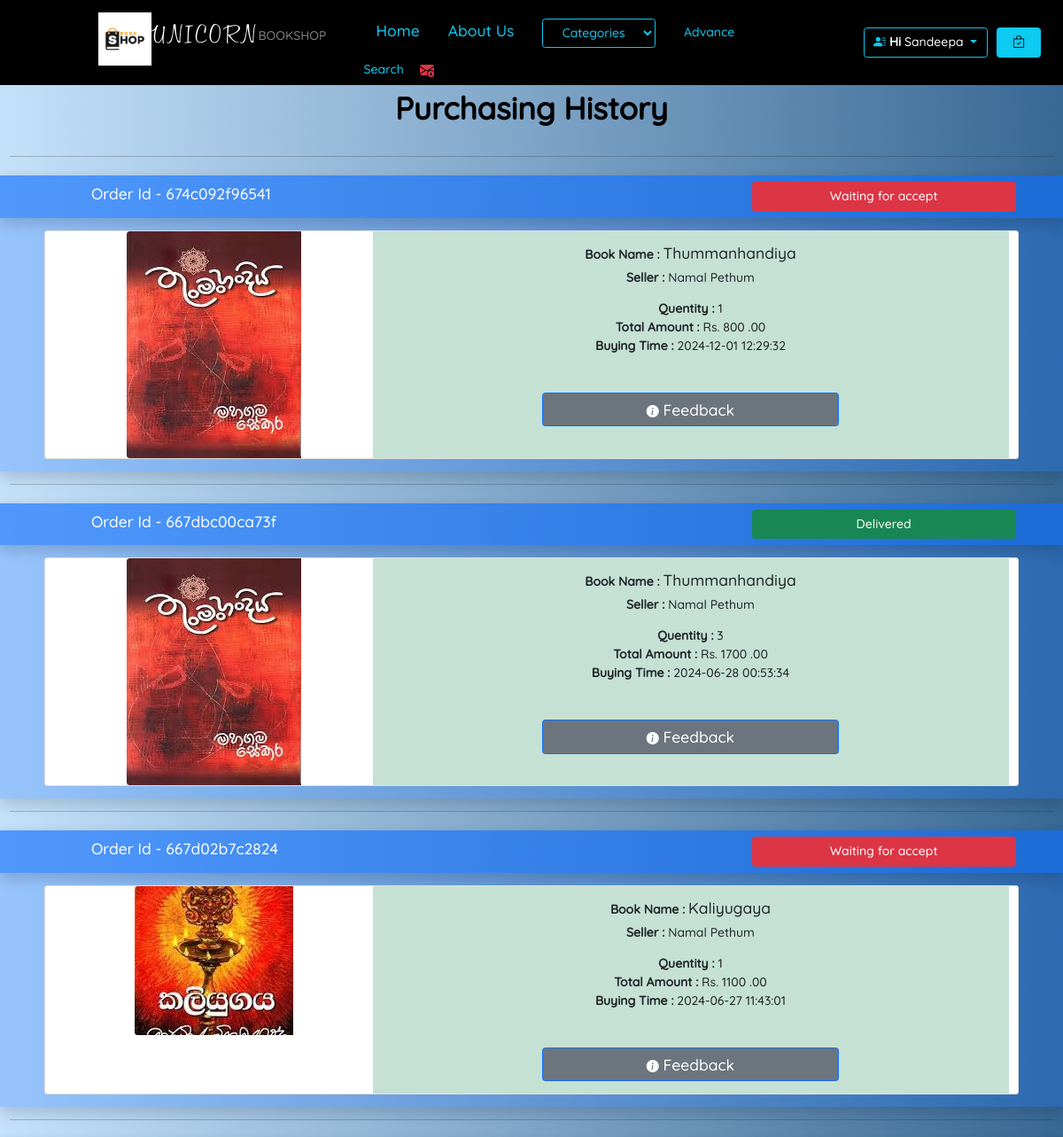
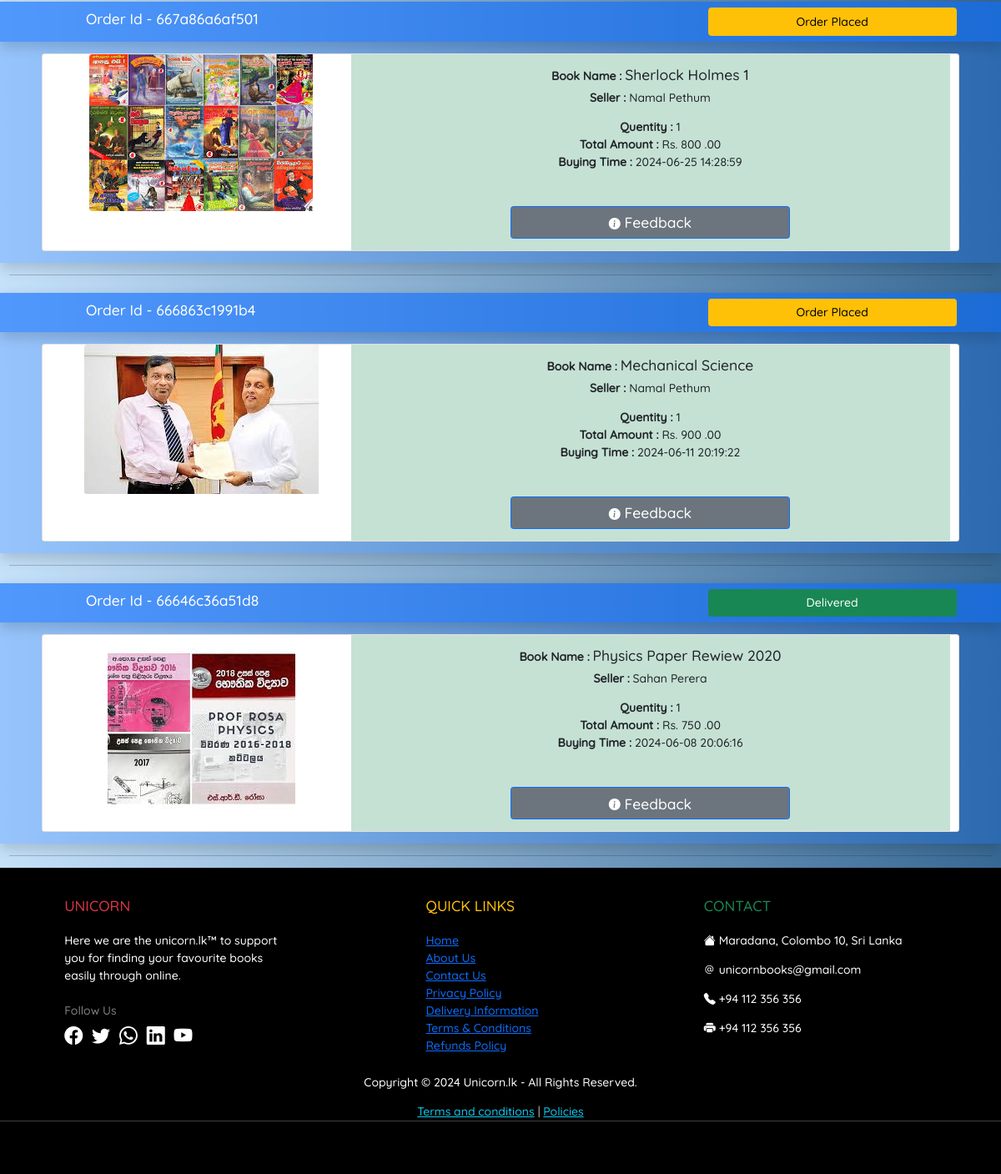
Screenshot of /bookshop/purchasingHistory.php (signed in) with the database file from the repository (2 pictures, top to bottom).
### tables this page shows
CREATE TABLE IF NOT EXISTS `product` (
  `id` int NOT NULL AUTO_INCREMENT,
  `price` double DEFAULT NULL,
  `qty` int DEFAULT NULL,
  `description` text,
  `title` varchar(100) DEFAULT NULL,
  `datetime_added` datetime DEFAULT NULL,
  `delivery_fee_colombo` double DEFAULT NULL,
  `delivery_fee_other` double DEFAULT NULL,
  `category_cat_id` int NOT NULL,
  `author_has_publisher_id` int NOT NULL,
  `status_status_id` int NOT NULL,
  `admin_email` varchar(100) NOT NULL,
  PRIMARY KEY (`id`),
  KEY `fk_product_category1_idx` (`category_cat_id`),
  KEY `fk_product_model_has_brand1_idx` (`author_has_publisher_id`),
  KEY `fk_product_status1_idx` (`status_status_id`),
  KEY `fk_product_admin1_idx` (`admin_email`),
  CONSTRAINT `fk_product_admin1` FOREIGN KEY (`admin_email`) REFERENCES `admin` (`email`),
  CONSTRAINT `fk_product_category1` FOREIGN KEY (`category_cat_id`) REFERENCES `category` (`cat_id`),
  CONSTRAINT `fk_product_model_has_brand1` FOREIGN KEY (`author_has_publisher_id`) REFERENCES `author_has_publisher` (`id`),
  CONSTRAINT `fk_product_status1` FOREIGN KEY (`status_status_id`) REFERENCES `status` (`status_id`)
);

CREATE TABLE IF NOT EXISTS `invoice` (
  `invoice_id` int NOT NULL AUTO_INCREMENT,
  `order_id` varchar(20) DEFAULT NULL,
  `date` datetime DEFAULT NULL,
  `total` double DEFAULT NULL,
  `qty` int DEFAULT NULL,
  `product_id` int NOT NULL,
  `user_email` varchar(100) NOT NULL,
  `order_status_status_id` int NOT NULL,
  PRIMARY KEY (`invoice_id`),
  KEY `fk_invoice_product1_idx` (`product_id`),
  KEY `fk_invoice_user1_idx` (`user_email`),
  KEY `fk_invoice_order_status1_idx` (`order_status_status_id`),
  CONSTRAINT `fk_invoice_order_status1` FOREIGN KEY (`order_status_status_id`) REFERENCES `order_status` (`status_id`),
  CONSTRAINT `fk_invoice_product1` FOREIGN KEY (`product_id`) REFERENCES `product` (`id`),
  CONSTRAINT `fk_invoice_user1` FOREIGN KEY (`user_email`) REFERENCES `user` (`email`)
);

CREATE TABLE IF NOT EXISTS `order_status` (
  `status_id` int NOT NULL,
  `status` varchar(45) NOT NULL,
  PRIMARY KEY (`status_id`)
);

CREATE TABLE IF NOT EXISTS `product_img` (
  `img_path` varchar(100) NOT NULL,
  `product_id` int NOT NULL,
  PRIMARY KEY (`img_path`),
  KEY `fk_product_img_product1_idx` (`product_id`),
  CONSTRAINT `fk_product_img_product1` FOREIGN KEY (`product_id`) REFERENCES `product` (`id`)
);

### bookshop/Database.php (called while the page is built, shortened)
<?php
class Connection {
    private static $server = "localhost";
    private static $user = "root";
    private static $password = "password";
    private static $db = "bookshop";
    public static $connection;
    private static function createConnection(){
        if (!isset($connection)){
             Connection::$connection = new mysqli(Connection::$server, Connection::$user, Connection::$password, Connection::$db);
            }
    }
    public static function select($query){
        return Connection::$connection->query($query);
    }
}
?>

### bookshop/purchasingHistory.php (the view, shortened to what this page needs)
<?php include "Database.php"; ?>
<!DOCTYPE html>
<html>
<head>
    <link rel="stylesheet" href="bootstrap.css" />
    <link rel="stylesheet" href="https://cdn.jsdelivr.net/npm/bootstrap-icons@1.9.1/font/bootstrap-icons.css">
    <link rel="stylesheet" href="style.css" />
</head>
<body style="background-color: #c5e1fa;background-image: linear-gradient(90deg,#c5e1fa 0%,#376894 100%);">
    <div class="container-fluid">
        <div class="row">
            <?php include "header.php";
            if (isset($_SESSION["i"])) {
                $mail = $_SESSION["i"]["email"];
                $invoice_rs = Connection::select("SELECT * FROM `invoice` INNER JOIN `order_status`
                ON `invoice`.`order_status_status_id`=`order_status`.`status_id` WHERE `user_email`='" . $mail . "' ORDER BY `date` DESC");
                $invoice_num = $invoice_rs->num_rows;
            ?>
                <div class="col-12 text-center mb-3">
                    <span class="fs-1 fw-bold text-black">Purchasing History</span>
                </div>
                <?php
                if ($invoice_num == 0) {
                ?>
                    <div class="col-12 text-center bg-body" style="height: 450px;">
                        <span class="fs-1 fw-bold text-black-50 d-block" style="margin-top: 200px;">
                            You have not purchased any item yet...
                        </span>
                    </div>
                <?php
                } else {
                ?>
                    <div class="col-12">
                        <div class="row">
                            <?php
                            for ($x = 0; $x < $invoice_num; $x++) {
                                $invoice_data = $invoice_rs->fetch_assoc();
                            ?>
                                <div class="col-12">
                                    <hr />
                                </div>
                                <div class="col-12 bg-primary bg-opacity-25 mt-2 shadow">
                                    <div class="row">
                                        <div class="col-12 bg-primary bg-opacity-50 text-start p-1 d-flex pt-2 pb-2 shadow">
                                            <label class="form-label text-white fs-5 col-7 offset-1">Order Id - <?php echo $invoice_data["order_id"]; ?></label>
                                            <div class="col-4 text-center">
                                                <?php
                                                if ($invoice_data["status_id"] == "1") {
                                                ?>
                                                    <button class="btn btn-danger rounded col-9">
                                                    <?php
                                                } else if ($invoice_data["status_id"] == "2") {
                                                    ?>
                                                        <button class="btn btn-warning rounded col-9">
                                                        <?php
                                                    } else if ($invoice_data["status_id"] == "3") {
                                                        ?>
                                                            <button class="btn btn-success rounded col-9">
                                                            <?php
                                                        }
                                                            ?>
                                                            <?php echo $invoice_data["status"]; ?>
                                                            </button>
                                            </div>
                                        </div>
                                        <div class="col-12">
                                            <div class="row justify-content-center">
                                                <div class="card my-3 col-11 text-center">
                                                    <div class="row g-0">
                                                        <div class="col-md-4">
                                                            <?php
                                                            $details_rs = Connection::select("SELECT * FROM `product` INNER JOIN
                                                    `product_img` ON product.id=product_img.product_id INNER JOIN
                                                    `admin` ON product.admin_email=`admin`.email WHERE `id`='" . $invoice_data["product_id"] . "'");
                                                            $product_data = $details_rs->fetch_assoc();
                                                            ?>
                                                            <img src="<?php echo $product_data["img_path"]; ?>" class="img-fluid rounded-start" />
                                                        </div>
                                                        <div class="col-md-8 bg-success bg-opacity-25">
                                                            <div class="card-body">
                                                                <h5 class="card-title"><b>Book Name : </b><?php echo $product_data["title"]; ?></h5>
                                                                <p class="card-text"><b>Seller : </b><?php echo $product_data["fname"] . " " . $product_data["lname"]; ?></p>
                                                                <label class="card-text fs-6"><b>Quentity : </b><?php echo $invoice_data["qty"]; ?></label><br />
                                                                <label class="card-text fs-6"><b>Total Amount : </b>Rs. <?php echo $invoice_data["total"]; ?> .00</label><br />
                                                                <label class="card-text fs-6"><b>Buying Time : </b><?php echo $invoice_data["date"]; ?></label>
                                                                <div class="row justify-content-center">
                                                                    <div class="col-6 d-grid">
                                                                        <button class="btn btn-secondary rounded border border-1 border-primary mt-5 fs-5" onclick="addFeedback(<?php echo $product_data['id']; ?>);">
                                                                            <i class="bi bi-info-circle-fill"></i> Feedback
                                                                        </button>
                                                                    </div>
                                                                </div>
                                                            </div>
                                                        </div>
                                                    </div>
                                                </div>
                                            </div>
                                        </div>
                                    </div>
                                </div>
                            <?php
                            }
                            ?>
                            <div class="col-12">
                                <hr />
                            </div>
                        </div>
                    </div>
            <?php
                }
            }
            ?>
            <?php include "footer.php"; ?>
        </div>
    </div>
</body>
</html>

### bookshop/style.css (style rules this page uses)
* { font-family: "Quicksand"; font-size: 14px; }

### rows the page displays
product: invoice.order_id "674c092f96541", order_status.status "Waiting for accept", product_img.img_path (picture), title "Thummanhandiya", admin_email.fname "Namal", admin_email.lname "Pethum", invoice.qty "1", invoice.total "800", invoice.date "2024-12-01 12:29:32", invoice.order_id "667dbc00ca73f", order_status.status "Delivered", invoice.qty "3", invoice.total "1700", invoice.date "2024-06-28 00:53:34"
product: invoice.order_id "667d02b7c2824", order_status.status "Waiting for accept", product_img.img_path (picture), title "Kaliyugaya", admin_email.fname "Namal", admin_email.lname "Pethum", invoice.qty "1", invoice.total "1100", invoice.date "2024-06-27 11:43:01"
product: invoice.order_id "667a86a6af501", order_status.status "Order Placed", product_img.img_path (picture), title "Sherlock Holmes 1", admin_email.fname "Namal", admin_email.lname "Pethum", invoice.qty "1", invoice.total "800", invoice.date "2024-06-25 14:28:59"
product: invoice.order_id "666863c1991b4", order_status.status "Order Placed", product_img.img_path (picture), title "Mechanical Science", admin_email.fname "Namal", admin_email.lname "Pethum", invoice.qty "1", invoice.total "900", invoice.date "2024-06-11 20:19:22"
product: invoice.order_id "66646c36a51d8", order_status.status "Delivered", product_img.img_path (picture), title "Physics Paper Rewiew 2020", admin_email.fname "Sahan", admin_email.lname "Perera", invoice.qty "1", invoice.total "750", invoice.date "2024-06-08 20:06:16"

### other values shown
$name "Sandeepa"
